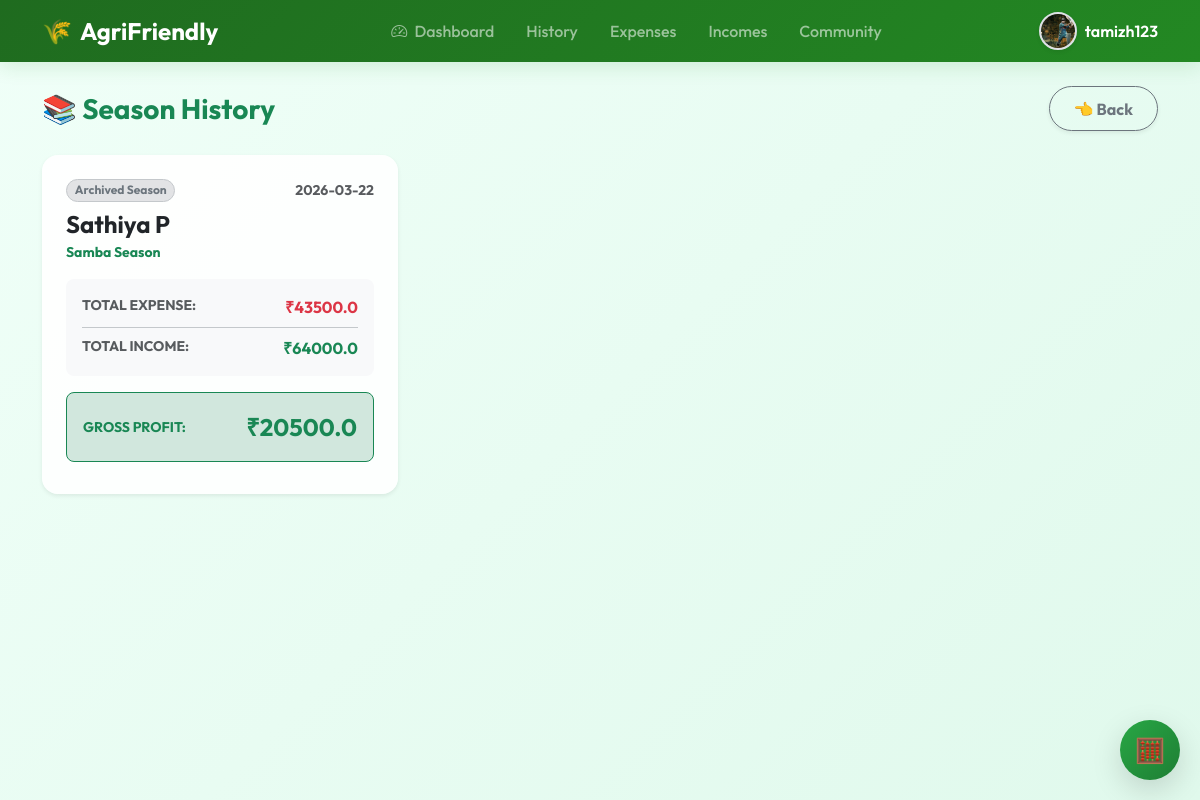
The app's page /history (signed in) with its own data.
### tables this page shows
CREATE TABLE users (id INTEGER PRIMARY KEY AUTOINCREMENT, username TEXT UNIQUE, password TEXT, profile_pic TEXT);

CREATE TABLE budget
                 (id INTEGER PRIMARY KEY AUTOINCREMENT,
                  user_id INTEGER,
                  name TEXT,
                  season TEXT,
                  limit_amount REAL,
                  status TEXT DEFAULT 'active',
                  created_at TEXT);

### app.py (the view)
@app.route('/history')
@login_required
def history():
    budgets = query_db("SELECT * FROM budget WHERE user_id=? AND status='archived' ORDER BY id DESC", (request.user_id,))
    history_data = []
    for b in budgets:
        expenses = query_db("SELECT amount FROM expenses WHERE budget_id=?", (b[0],))
        incomes = query_db("SELECT amount FROM incomes WHERE budget_id=?", (b[0],))
        t_exp = sum([x[0] for x in expenses]) if expenses else 0
        t_inc = sum([x[0] for x in incomes]) if incomes else 0
        history_data.append({'budget': b, 'total_exp': t_exp, 'total_inc': t_inc, 'profit': t_inc - t_exp})
    return render_template("history.html", history_data=history_data)

### app.py (called while the page is built)
def decode_jwt(token):
    try:
        header_b64, payload_b64, signature_b64 = token.split(".")
        signing_input = f"{header_b64}.{payload_b64}"
        expected_sig = hmac.new(SECRET_KEY.encode(), signing_input.encode(), hashlib.sha256).digest()
        expected_sig_b64 = base64.urlsafe_b64encode(expected_sig).decode().rstrip("=")
        if not hmac.compare_digest(signature_b64, expected_sig_b64):
            return None
        payload_padded = payload_b64 + "=" * (4 - len(payload_b64) % 4)
        payload = json.loads(base64.urlsafe_b64decode(payload_padded).decode())
        if "exp" in payload and payload["exp"] < datetime.utcnow().timestamp():
            return None
        return payload
    except Exception:
        return None

def query_db(q, args=(), one=False, execute=False):
    conn = sqlite3.connect(DB_NAME)
    cur = conn.cursor()
    cur.execute(q, args)
    if execute:
        conn.commit()
        last_id = cur.lastrowid
        conn.close()
        return last_id
    rv = cur.fetchall()
    conn.commit()
    conn.close()
    return (rv[0] if rv else None) if one else rv

@app.before_request
def load_user():
    request.user_id = None
    request.username = None
    request.user_profile_pic = None
    token = request.cookies.get("jwt_token")
    if token:
        payload = decode_jwt(token)
        if payload and "user_id" in payload:
            request.user_id = payload["user_id"]
            request.username = payload.get("username", "Farmer")
            user = query_db("SELECT profile_pic FROM users WHERE id=?", (request.user_id,), one=True)
            request.user_profile_pic = user[0] if user and user[0] else None

def login_required(f):
    @wraps(f)
    def decorated_function(*args, **kwargs):
        if not request.user_id:
            return redirect(url_for('login'))
        return f(*args, **kwargs)
    return decorated_function

### templates/history.html (shortened to what this page needs)
{% extends "base.html" %}
{% block content %}
<div class="row fade-in">
  <div class="col-12">
    <div class="d-flex justify-content-between align-items-center mb-4">
      <h3 class="fw-bold text-success mb-0">📚 Season History</h3>
      <a href="{{ url_for('dashboard') }}" class="btn btn-outline-secondary fw-bold rounded-pill px-4 shadow-sm">👈 Back</a>
    </div>
    {% if history_data %}
      <div class="row g-4">
        {% for item in history_data %}
        <div class="col-md-6 col-lg-4">
          <div class="card h-100 shadow-sm border-0 position-relative pb-3" style="border-radius: 16px; transition: transform 0.2s, box-shadow 0.2s;" onmouseover="this.style.transform='translateY(-5px)'; this.style.boxShadow='0 10px 20px rgba(0,0,0,0.1)';" onmouseout="this.style.transform='translateY(0)'; this.style.boxShadow='';">
            <div class="card-header border-0 pb-0 pt-4 px-4 bg-transparent">
               <div class="d-flex justify-content-between align-items-center mb-2">
                 <span class="badge bg-secondary-subtle text-secondary border border-secondary-subtle rounded-pill">Archived Season</span>
                 <small class="text-muted fw-bold">{{ item.budget[6][:10] if item.budget[6] else 'N/A' }}</small>
               </div>
               <h4 class="fw-bold text-dark mb-1">{{ item.budget[2] }}</h4>
               <p class="text-success fw-bold small mb-0">{{ item.budget[3] }} Season</p>
            </div>
            <div class="card-body px-4">
               <div class="p-3 bg-light rounded-3 mb-3">
                  <div class="d-flex justify-content-between pb-2 mb-2 border-bottom border-secondary-subtle">
                    <span class="text-muted fw-bold small text-uppercase">Total Expense:</span>
                    <span class="fw-bold text-danger">₹{{ item.total_exp }}</span>
                  </div>
                  <div class="d-flex justify-content-between">
                    <span class="text-muted fw-bold small text-uppercase">Total Income:</span>
                    <span class="fw-bold text-success">₹{{ item.total_inc }}</span>
                  </div>
               </div>
              <div class="d-flex justify-content-between {% if item.profit >= 0 %}bg-success-subtle border-success{% else %}bg-danger-subtle border-danger{% endif %} border p-3 rounded-3 align-items-center">
                <span class="fw-bold text-uppercase small {% if item.profit >= 0 %}text-success{% else %}text-danger{% endif %}">{% if item.profit >= 0 %}Gross Profit:{% else %}Net Loss:{% endif %}</span>
                <span class="fw-bold fs-4 {% if item.profit >= 0 %}text-success{% else %}text-danger{% endif %}">
                  ₹{{ item.profit if item.profit >= 0 else -item.profit }}
                </span>
              </div>
            </div>
          </div>
        </div>
        {% endfor %}
      </div>
    {% endif %}
  </div>
</div>
{% endblock %}

### templates/base.html (shortened to what this page needs)
<!DOCTYPE html>
<html>
<head>
  <link href="https://cdn.jsdelivr.net/npm/bootstrap@5.3.2/dist/css/bootstrap.min.css" rel="stylesheet">
  <link href="https://cdn.jsdelivr.net/npm/bootstrap-icons@1.11.1/font/bootstrap-icons.css" rel="stylesheet">
  <link href="https://cdnjs.cloudflare.com/ajax/libs/cropperjs/1.5.13/cropper.min.css" rel="stylesheet">
  <link rel="stylesheet" href="{{ url_for('static', filename='style.css') }}">
</head>
<body>
  <nav class="navbar navbar-expand-lg navbar-dark sticky-top py-2" style="background: var(--nav-gradient);">
    <div class="container d-flex align-items-center justify-content-between">
      <div class="d-flex align-items-center">
        <a class="navbar-brand fw-bold fs-4 d-flex align-items-center" href="/">
          <span class="me-2">🌾</span> <span class="d-none d-sm-inline">AgriFriendly</span><span class="d-inline d-sm-none">Agri</span>
        </a>
      </div>
      <div class="collapse navbar-collapse" id="navbarNav">
        <ul class="navbar-nav mx-auto">
          {% if request.cookies.get('jwt_token') %}
          <li class="nav-item"><a class="nav-link px-3" href="/"><i class="bi bi-speedometer2 me-1"></i> Dashboard</a></li>
          <li class="nav-item"><a class="nav-link px-3" href="/history">History</a></li>
          <li class="nav-item"><a class="nav-link px-3" href="/expenses">Expenses</a></li>
          <li class="nav-item"><a class="nav-link px-3" href="/incomes">Incomes</a></li>
          <li class="nav-item"><a class="nav-link px-3" href="/tips">Community</a></li>
          {% endif %}
        </ul>
      </div>
      <div class="d-flex align-items-center">
        {% if request.username %}
        <div class="dropdown">
          <a href="#" class="d-flex align-items-center text-decoration-none dropdown-toggle text-white" id="profileDropdown" data-bs-toggle="dropdown" aria-expanded="false">
            <div class="profile-img-container shadow-sm border border-2 border-white-50">
              {% if request.user_profile_pic %}
              <img src="{{ url_for('static', filename='uploads/profiles/' + request.user_profile_pic) }}" alt="Profile" class="w-100 h-100 object-fit-cover">
              {% else %}
              <div class="w-100 h-100 d-flex align-items-center justify-content-center bg-success-subtle text-success fw-bold">
                {{ request.username[0].upper() }}
              </div>
              {% endif %}
            </div>
            <span class="ms-2 d-none d-md-inline fw-semibold">{{ request.username }}</span>
          </a>
        </div>
        {% else %}
        <div class="d-none d-lg-flex">
          <a class="btn btn-sm btn-outline-light rounded-pill px-4 me-2" href="/login">Login</a>
          <a class="btn btn-sm btn-light text-success rounded-pill px-4" href="/register">Register</a>
        </div>
        {% endif %}
      </div>
    </div>
  </nav>
  <div class="container my-4">
    {% block content %}{% endblock %}
  </div>
  {% if request.username %}
  <button id="calcy-btn" class="btn btn-success text-white shadow-lg" data-bs-toggle="modal" data-bs-target="#calcyModal" title="Smart Calculator Calcy">
    🧮
  </button>
  {% endif %}
</body>
</html>

### static/style.css (style rules this page uses)
:root { --primary-green: #1f6b1f; --secondary-green: #238823; --light-green: #f0fff8; --accent-green: #28a745; --danger-red: #dc3545; --card-shadow: 0 8px 30px rgba(0, 0, 0, 0.04); --hover-shadow: 0 15px 35px rgba(34, 139, 34, 0.1); --nav-gradient: linear-gradient(135deg, #1f6b1f, #238823); }
body { background: linear-gradient(135deg, #f0fff8, #e0f9ec); min-height: 100vh; color: #2b2b2b; font-family: 'Outfit', sans-serif; overflow-x: hidden; }
.navbar { box-shadow: 0 4px 20px rgba(34, 139, 34, 0.15); animation: slideDown 0.6s ease-out forwards; z-index: 1040; }
.nav-link { transition: all 0.3s ease; font-weight: 500; padding: 0.5rem 1rem !important; }
.profile-img-container { width: 38px; height: 38px; border-radius: 50%; overflow: hidden; background: #fff; transition: transform 0.3s ease; display: flex; align-items: center; justify-content: center; }
.dropdown-toggle::after { display: none; }
.card { border-radius: 20px; border: 1px solid rgba(255, 255, 255, 0.3); background: rgba(255, 255, 255, 0.9); backdrop-filter: blur(12px); transition: all 0.3s cubic-bezier(0.25, 0.8, 0.25, 1); box-shadow: var(--card-shadow); }
.btn { border-radius: 12px; font-weight: 600; transition: all 0.25s ease; padding: 0.6rem 1.5rem; }
.btn-success { background: linear-gradient(135deg, #28a745, #1e7e34); border: none; box-shadow: 0 4px 15px rgba(40, 167, 69, 0.3); }
#calcy-btn { position: fixed; bottom: 20px; right: 20px; top: auto; z-index: 1050; width: 60px; height: 60px; border-radius: 50%; display: flex; align-items: center; justify-content: center; font-size: 1.5rem; box-shadow: 0 10px 30px rgba(0,0,0,0.15) !important; }
.fade-in { animation: fadeInUp 0.7s cubic-bezier(0.2, 0.8, 0.2, 1) both; }

### templates/base.html (style rules this page uses)
body { font-family: 'Outfit', sans-serif; }

### records on screen
users: profile_pic (picture), username "tamizh123"
budget: created_at "2026-03-22", name "Sathiya P", season "Samba"

### other values on screen
{{ item.total_exp }} "43500.0"
{{ item.total_inc }} "64000.0"
{{ item.profit if item.profit >= 0 else -item.profit }} "20500.0"
